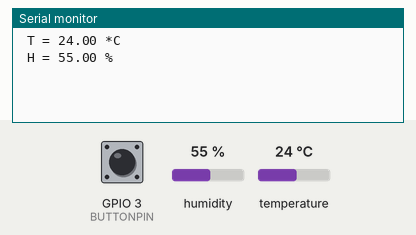
The sketch below on a simulated ESP8266 (NodeMCU). On the bench: the last lines printed to the serial monitor. Inputs (shaded band) come from the test bench; at power-on: humidity 55 %, temperature 24 °C, GPIO 3 (BUTTONPIN) HIGH. WiFi joins after 1.5 s; servers stay silent unless stated.

Above: at 3.0 s.
3.1 s: humidity set to 22 %
At 4.4 s:
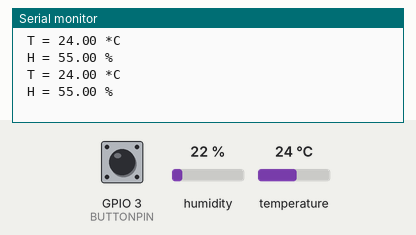
4.6 s: temperature set to 12 °C
At 6.0 s:
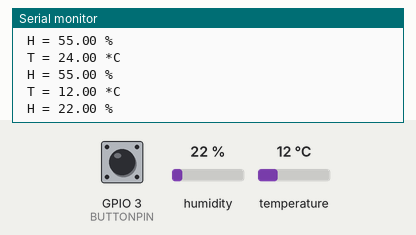
6.1 s: humidity set to 40 %
At 8.3 s:
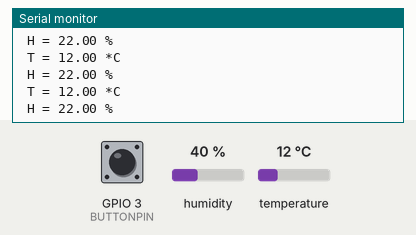
Timing chart, 0 to 9.8 s (numbered marks = the images above; inputs shaded):
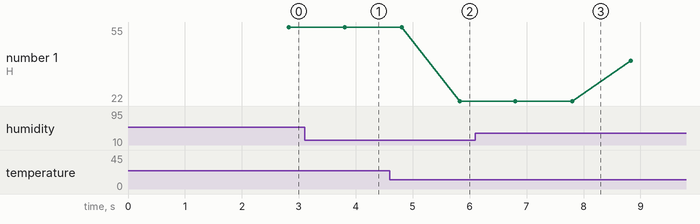

The sketch:

DHT11_Blynk.ino
```cpp
// (licence header left out)
/* Comment this out to disable prints and save space */
#define BLYNK_PRINT Serial

#include <ESP8266WiFi.h>
#include <BlynkSimpleEsp8266.h>
#include <DHT.h>

// You should get Auth Token in the Blynk App.
// Go to the Project Settings (nut icon).
char auth[] = "Your Auth Token";

// Your WiFi credentials.
// Set password to "" for open networks.
char ssid[] = "Your SSID";
char pass[] = "Your password";

#define DHTPIN 2          // What digital pin we're connected to
#define BUTTONPIN 3

// Uncomment whatever type you're using!
#define DHTTYPE DHT11     // DHT 11
//#define DHTTYPE DHT22   // DHT 22, AM2302, AM2321
//#define DHTTYPE DHT21   // DHT 21, AM2301

DHT dht(DHTPIN, DHTTYPE);
BlynkTimer timer;
WidgetLED led1(V1);

// We make these values volatile, as they are used in interrupt context
volatile bool pinChanged = false;
volatile int  pinValue   = 0;

boolean flag;

// Most boards won't send data to WiFi out of interrupt handler.
// We just store the value and process it in the main loop.
void checkPin()
{
  // Invert state, since button is "Active LOW"
  pinValue = !digitalRead(BUTTONPIN);

  // Mark pin value changed
  pinChanged = true;
}

// This function sends temperature and humidity every second to V6 and V5.
// In the app, Widget's reading frequency should be set to PUSH. This means
// that you define how often to send data to Blynk App.
void sendSensor()
{
  String str;
  float h = dht.readHumidity();
  float t = dht.readTemperature();
  float f = dht.readTemperature(true); // for Fahrenheit

  if (isnan(h) || isnan(t)) {
    Serial.println("Failed to read from DHT sensor!");
    return;
  }
  // for debugging
  Serial.print(" T = ");
  Serial.print(t);
  Serial.println(" *C");
  Serial.print(" H = ");
  Serial.print(h);
  Serial.println(" %");

  // You can send any value at any time.
  // Please don't send more that 10 values per second.

  // Send it to the server
  if (flag) str = String(t, 1) + " ℃"; // Format: 1 decimal place, add ℃
  else      str = String(f, 1) + " °F"; // Format: 1 decimal place, add °F
  Blynk.virtualWrite(V6, str);

  str = String(h, 0) + " %";
  Blynk.virtualWrite(V5, str);

  led1.on();
  delay(10);
  led1.off();
}

void setup()
{
  // Debug console
  Serial.begin(115200);

  Blynk.begin(auth, ssid, pass);

  dht.begin();

  // Setup a function to be called every second
  timer.setInterval(1000L, sendSensor);

  // Make pin BUTTONPIN HIGH by default
  pinMode(BUTTONPIN, INPUT_PULLUP);
  // Attach INT to our handler
  attachInterrupt(digitalPinToInterrupt(BUTTONPIN), checkPin, CHANGE);
}

void loop()
{
  Blynk.run();
  timer.run();
  if (pinChanged)
  {
    // Process the value
    if (pinValue) flag = true;
    else flag = false;

    // Clear the mark, as we have processed the value
    pinChanged = false;
  }
}
```

Measured:
- after the input at 4.6 s, the serial monitor: prints a new line after 1.2 s (image 2)
- plotted number 1: 22 → 40 after the input at 6.1 s
